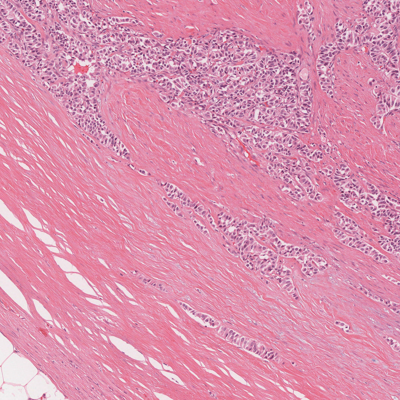
#> input picture PAAD_webgen_AE/Codes/Current Versions/autoEncoder_TF/tensorflow.js/inBrowser/testImage.png, 400 x 400 px; its folder holds only this picture in this run
$ python -i findWhitePatches_temp.py   (imports and definitions only)
#> lines starting #> are read from the running program, lines starting #| are printed output that depends on the picture
import PIL
from PIL import Image
import os
import shutil
import csv
import numpy as np

### Temp because working with 4000X4000 patches then resizing to 400X400 to work with AE for now

patch_HW = 400
target_size = (400,400)

num_pixels = target_size[0] * target_size[1]

patients_dir = '/data03/shared/yuwei/PAAD_patches_4000X'

destination_dir = '/data01/shared/skobayashi/PAAD_patches_4000X_whiteFiltered'
white_destination_dir = destination_dir + '/allwhitePatches'
tissue_destination_dir = destination_dir + '/alltissuePatches'

byPatients_dir = destination_dir + '/byPatient'
badPatch_dir = destination_dir + '/badPatches'

# [14 lines not run here, left out]

# [22 lines left out: function prepare_patient_dirs, not called in this run]


def detect_white(imagePath):
    global whiteCount
    global tissueCount
    global badCount
    global totalCount
    global white_destination_dir
    global tissue_destination_dir
    global patient_whites
    global patient_tissues
    global patientDir
    global whiteCount
    global tissueCount
    global patient_bad

    infoList = []

    ## get general patch info
    patchName = str(imagePath).split('/')[-1][:-4]
    patchSaveName =str(imagePath).split('/')[-1]

    ptID = str(imagePath)[0:36]
    xCoord = str(imagePath).split('_')[1]
    yCoord = str(imagePath).split('_')[2]

    ## open patch, calculate white freq
    patch = Image.open(imagePath)
#> patch is the input picture: PIL image 400x400 RGB; mean R, G, B 219.1, 145.8, 174.9

    try:
        patch = patch.resize(target_size)
    except:
        print('could not resize')

    patchArray = np.array(patch)

    if len(patchArray.shape) == 0:
        print('Patch ' + str(patchName) + ' is bad.')
        totalCount += 1
        badCount += 1
        src = os.path.join(patientDir,patchSaveName)
        ptDest = os.path.join(patient_bad,patchSaveName)
        aggDest = os.path.join(badPatch_dir,patchSaveName)

        shutil.copy(src,ptDest)
        shutil.copy(src,aggDest)

        next

    else:
        R = patchArray[:,:,0]
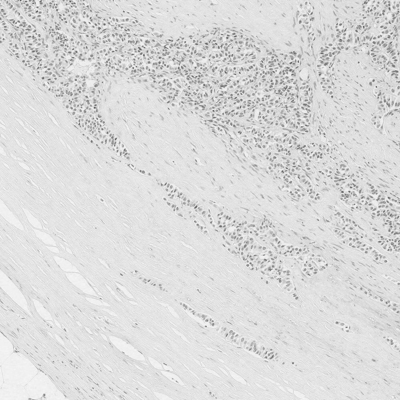
#> R: shape (400, 400); min 90, max 249, mean 219.1
        G = patchArray[:,:,1]
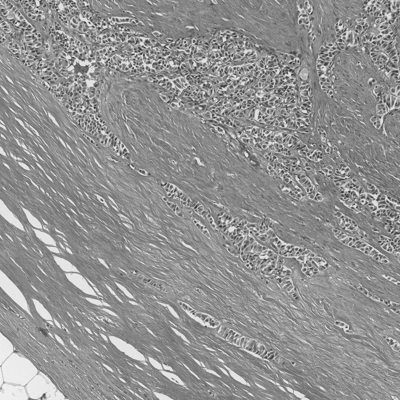
#> G: shape (400, 400); min 40, max 242, mean 145.8
        B = patchArray[:,:,2]
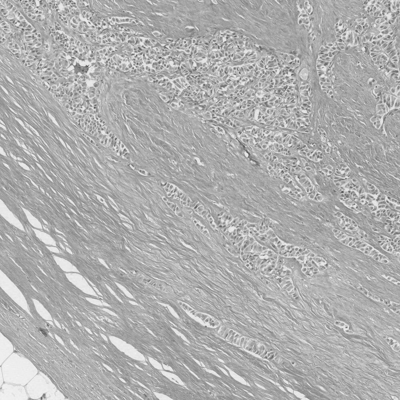
#> B: shape (400, 400); min 76, max 244, mean 174.9

        redWhiteCount = (R>200).sum()
#> redWhiteCount = 142905
        greenWhiteCount = (G>200).sum()
#> greenWhiteCount = 10780
        blueWhiteCount = (B>200).sum()
#> blueWhiteCount = 18725

        redWhiteFreq = redWhiteCount/num_pixels
#> redWhiteFreq = 0.893
        greenWhiteFreq = greenWhiteCount/num_pixels
#> greenWhiteFreq = 0.0674
        blueWhiteFreq = blueWhiteCount/num_pixels
#> blueWhiteFreq = 0.117

        # save info, copy patches depending on patch type
        if (redWhiteFreq>.6) and (greenWhiteFreq>.6) and (blueWhiteFreq>.6): # this is a white patch
            whiteCount +=1
            totalCount +=1

            #src = os.path.join(patientDir,patchSaveName)
            ptDest = os.path.join(patient_whites,patchSaveName)
            aggDest = os.path.join(white_destination_dir,patchSaveName)
            patch.save(ptDest)
            patch.save(aggDest)

            #shutil.copy(src,ptDest)
            #shutil.copy(src,aggDest)

            infoList.append(patchName)
            infoList.append(ptID)
            infoList.append(xCoord)
            infoList.append(yCoord)
            infoList.append('White')

        else:
#> (the run stopped early here; a loop or call above may not have finished)
